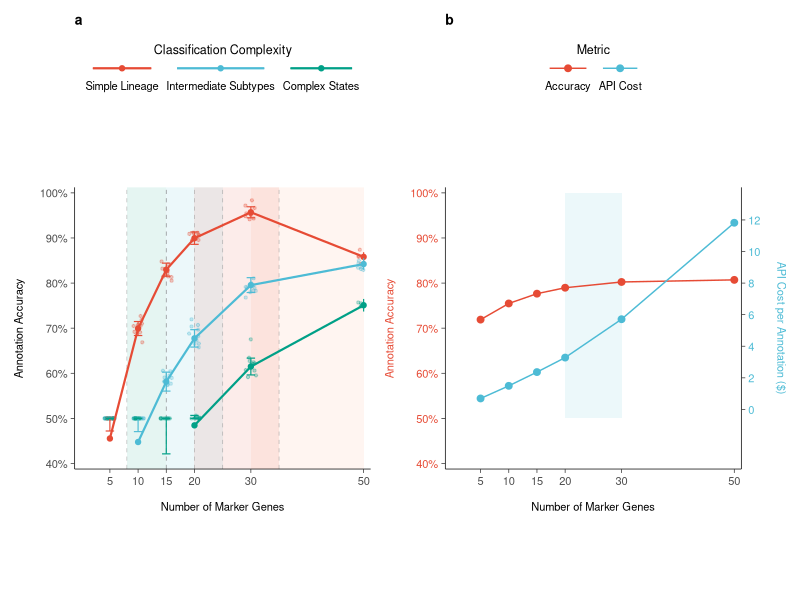
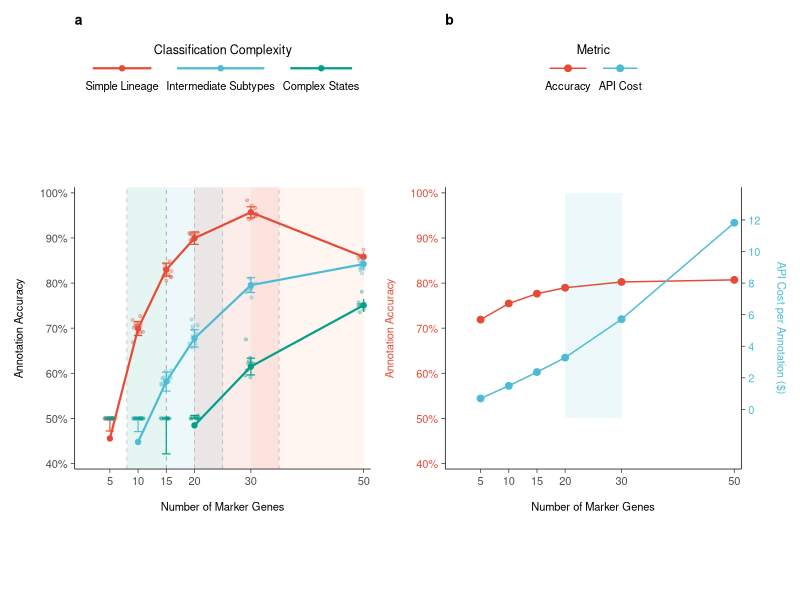
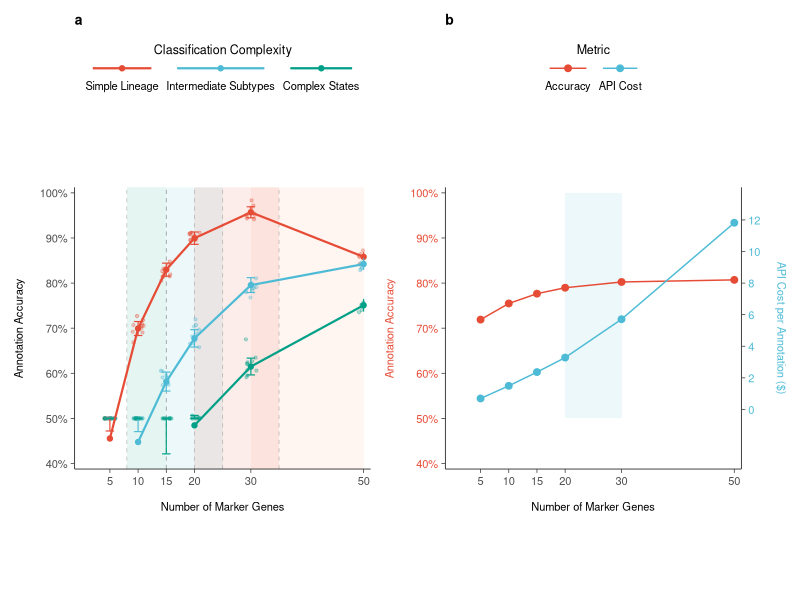

R code for these plots, in order:
library(ggplot2)
library(dplyr)
library(tidyr)
library(patchwork)
library(scales)
library(gridExtra)

# Set theme for Nature Methods style
theme_nature <- function() {
  theme_classic() +
    theme(
      axis.title = element_text(size = 7),
      axis.text = element_text(size = 6),
      axis.line = element_line(linewidth = 0.25),
      axis.ticks = element_line(linewidth = 0.25),
      axis.ticks.length = unit(0.1, "cm"),
      plot.margin = margin(t = 10, r = 10, b = 10, l = 10),
      plot.title = element_text(size = 8, face = "bold"),
      legend.title = element_text(size = 7),
      legend.text = element_text(size = 6),
      legend.key.size = unit(0.4, "cm"),
      strip.text = element_text(size = 7),
      strip.background = element_blank()
    )
}

# Generate data for Plot a
marker_counts <- c(5, 10, 15, 20, 30, 50)  # 调整为更实际的范围
set.seed(42)
n_replicates <- 10  # 每个条件的重复次数

complexity_data <- expand.grid(
  marker_count = marker_counts,
  complexity = c("Simple Lineage", "Intermediate Subtypes", "Complex States")
) %>%
  mutate(
    base_accuracy = case_when(
      complexity == "Simple Lineage" ~ 0.98,
      complexity == "Intermediate Subtypes" ~ 0.92,
      complexity == "Complex States" ~ 0.88
    ),
    # 调整衰减函数，在30-50个marker时表现出平台期或轻微下降
    accuracy = pmin(
      base_accuracy * (1 - exp(-marker_count/case_when(
        complexity == "Simple Lineage" ~ 8,      # 快速达到饱和
        complexity == "Intermediate Subtypes" ~ 15,
        complexity == "Complex States" ~ 25
      ))) - case_when(  # 添加高marker数量时的性能惩罚
        complexity == "Simple Lineage" ~ 0.0003 * pmax(marker_count - 30, 0)^2,
        complexity == "Intermediate Subtypes" ~ 0.0002 * pmax(marker_count - 35, 0)^2,
        complexity == "Complex States" ~ 0.0001 * pmax(marker_count - 40, 0)^2
      ),
      case_when(
        complexity == "Simple Lineage" ~ 0.99,
        complexity == "Intermediate Subtypes" ~ 0.95,
        complexity == "Complex States" ~ 0.93
      )
    ) * 100
  )

# Add error bars data with varying confidence intervals
complexity_data <- complexity_data %>%
  group_by(marker_count, complexity) %>%
  mutate(
    sd = case_when(
      complexity == "Simple Lineage" ~ 1.0,      # 减小简单谱系的置信区间
      complexity == "Intermediate Subtypes" ~ 2.0,
      complexity == "Complex States" ~ 2.5
    ) * exp(-marker_count/35) + 0.8,  # 调整基础误差和衰减率
    lower = pmax(accuracy - sd, 50),
    upper = pmin(accuracy + sd, 100)
  )

# Generate individual data points for each condition (simulated replicates)
set.seed(123)
individual_data <- complexity_data %>%
  rowwise() %>%
  do({
    row <- .
    data.frame(
      marker_count = row$marker_count,
      complexity = row$complexity,
      accuracy_individual = rnorm(n_replicates, mean = row$accuracy, sd = row$sd)
    )
  }) %>%
  ungroup() %>%
  mutate(accuracy_individual = pmax(pmin(accuracy_individual, 100), 50))

# 更新最优区间范围
optimal_ranges <- data.frame(
  complexity = c("Simple Lineage", "Intermediate Subtypes", "Complex States"),
  xmin = c(8, 15, 20),    # 调整最小值
  xmax = c(15, 25, 35)    # 调整最大值，避免延伸到高marker区域
)

# Create warning zone data for plot a
warning_zone <- data.frame(
  xmin = 30,
  xmax = 50,
  ymin = -Inf,
  ymax = Inf
)

# 设置共同的主题
common_theme <- theme_classic() +
  theme(
    # 标题
    plot.title = element_text(size = 10, face = "bold", margin = margin(b = 10, unit = "pt")),
    # x轴
    axis.text.x = element_text(size = 8),
    axis.title.x = element_text(size = 8, margin = margin(t = 10, unit = "pt")),
    # y轴
    axis.text.y = element_text(size = 8),
    axis.title.y = element_text(size = 8, margin = margin(r = 10, unit = "pt")),
    axis.text.y.right = element_text(size = 8),
    axis.title.y.right = element_text(size = 8, margin = margin(l = 10, unit = "pt")),
    # 图例
    legend.position = "top",
    legend.title = element_text(size = 9),
    legend.text = element_text(size = 8),
    legend.key.size = unit(0.5, "lines"),
    legend.key.width = unit(1.0, "lines"),
    legend.spacing.x = unit(0.2, "cm"),
    legend.margin = margin(0, 0, 5, 0, unit = "pt"),
    legend.box.margin = margin(0, 0, 0, 0, unit = "pt"),
    # 线条
    axis.line = element_line(linewidth = 0.25),
    axis.ticks = element_line(linewidth = 0.25),
    axis.ticks.length = unit(0.1, "cm"),
    # 整体边距
    plot.margin = margin(t = 5, r = 5, b = 5, l = 5, unit = "pt")
  )

# Plot a with optimal ranges highlighted and reference lines
p1 <- ggplot() +
  # Add warning zone for high marker counts
  geom_rect(data = warning_zone,
            aes(xmin = xmin, xmax = xmax,
                ymin = ymin, ymax = ymax),
            fill = "#FFA07A", alpha = 0.1) +  # 使用浅橙色作为警告色
  # Add optimal range rectangles
  geom_rect(data = optimal_ranges,
            aes(xmin = xmin, xmax = xmax,
                ymin = -Inf, ymax = Inf,
                fill = complexity),
            alpha = 0.1) +
  # Add vertical reference lines at optimal boundaries
  geom_vline(data = optimal_ranges,
             aes(xintercept = xmin),
             linetype = "dashed", color = "gray50", linewidth = 0.25, alpha = 0.5) +
  geom_vline(data = optimal_ranges,
             aes(xintercept = xmax),
             linetype = "dashed", color = "gray50", linewidth = 0.25, alpha = 0.5) +
  # Add individual data points (jittered)
  geom_jitter(data = individual_data,
              aes(x = marker_count, y = accuracy_individual, color = complexity),
              width = 1.0, size = 0.8, alpha = 0.3) +
  geom_line(data = complexity_data,
            aes(x = marker_count, y = accuracy, color = complexity),
            linewidth = 0.75) +
  geom_point(data = complexity_data,
             aes(x = marker_count, y = accuracy, color = complexity),
             size = 1.5) +
  geom_errorbar(data = complexity_data,
                aes(x = marker_count,
                    ymin = lower, ymax = upper,
                    color = complexity),
                width = 1.5, linewidth = 0.4) +
  scale_color_manual(
    values = c("#E64B35", "#4DBBD5", "#00A087"),
    name = "Classification Complexity",
    guide = guide_legend(
      nrow = 1,
      byrow = TRUE,
      keyheight = unit(0.5, "lines"),
      keywidth = unit(1.0, "lines"),
      title.position = "top",
      title.hjust = 0.5,
      label.position = "bottom"
    )
  ) +
  scale_fill_manual(
    values = c("#E64B35", "#4DBBD5", "#00A087"),
    guide = "none"
  ) +
  scale_x_continuous(
    breaks = marker_counts,
    expand = c(0.02, 0.25),  # 增加右侧扩展空间
    limits = c(0, 50)  # 限制在50
  ) +
  scale_y_continuous(
    limits = c(40, 100),  # 调整到100
    breaks = seq(40, 100, 10),
    labels = function(x) paste0(x, "%"),
    expand = c(0.02, 0.02)
  ) +
  coord_fixed(ratio = (100-50)/(50-0) * 0.8) +  # 调整比例以适应扩展空间
  labs(
    title = "a",
    x = "Number of Marker Genes",
    y = "Annotation Accuracy"
  ) +
  theme_nature() +
  common_theme +
  theme(legend.position = "none")

# Generate data for Plot b with improved metrics
efficiency_data <- data.frame(
  marker_count = marker_counts
) %>%
  mutate(
    # 准确率曲线 - 考虑高marker数量的性能下降
    raw_accuracy = 66 + 15 * (1 - exp(-marker_count/10)) - 0.0003 * pmax(marker_count - 25, 0)^2,
    accuracy = pmin(raw_accuracy, 100),

    # API成本曲线 - 基于实际token计算
    base_cost_per_marker = 0.000831,  # 平均每个marker的基础成本
    tokens_per_marker = 150,  # 每个marker平均使用的tokens（输入+输出）
    deliberation_factor = 1 + 0.5 * (1 - exp(-marker_count/20)),  # 增加讨论轮数的影响
    complexity_factor = 1 + 0.3 * pmax(marker_count - 20, 0)/30,  # 高marker数量时的复杂度因子
    raw_cost = base_cost_per_marker * marker_count * tokens_per_marker * deliberation_factor * complexity_factor,
    cost = raw_cost,

    # 共识度 - 在高marker数量时显著下降
    raw_consensus = 0.65 + 0.3 * (1 - exp(-marker_count/18)) - 0.0006 * pmax(marker_count - 30, 0)^2,
    consensus = pmin(pmax(raw_consensus, 0.5), 0.95),

    # 讨论轮数 - 在高marker数量时增加更快
    rounds = pmax(2.8 - 1.5 * (1 - exp(-marker_count/12)) + 0.02 * pmax(marker_count - 25, 0), 1)
  )

# 打印成本数据看看
print("API Cost values:")
print(efficiency_data %>% select(marker_count, cost))

# 计算成本的映射范围，确保在y轴范围内
mapped_accuracy <- 50 + (efficiency_data$cost - min(efficiency_data$cost)) /
                  (max(efficiency_data$cost) - min(efficiency_data$cost)) * 50  # 映射到50-100的范围

# 添加映射后的准确率到数据框
efficiency_data$mapped_cost <- mapped_accuracy

# Add confidence intervals for accuracy with increasing uncertainty at higher marker counts
efficiency_data <- efficiency_data %>%
  mutate(
    accuracy_sd = (1.2 * exp(-marker_count/30) + 0.6) * (1 + 0.02 * pmax(marker_count - 30, 0)),  # 减小置信区间
    accuracy_lower = pmax(accuracy - accuracy_sd, 50),
    accuracy_upper = pmin(accuracy + accuracy_sd, 100)
  )

# Plot b with dual y-axis and confidence intervals
p2 <- ggplot(efficiency_data) +
  # 添加阴影区域
  annotate("rect",
           xmin = 20, xmax = 30,
           ymin = 50, ymax = 100,
           alpha = 0.1,
           fill = "#4DBBD5") +  # 使用中等复杂度的蓝色
  # 准确率线和点
  geom_line(aes(x = marker_count,
                y = accuracy,
                color = "Accuracy"),
            linewidth = 0.5) +
  geom_point(aes(x = marker_count,
                 y = accuracy,
                 color = "Accuracy"),
             size = 2) +
  # API成本线和点
  geom_line(aes(x = marker_count,
                y = cost * 3.5 + 52,
                color = "API Cost"),
            linewidth = 0.5) +
  geom_point(aes(x = marker_count,
                 y = cost * 3.5 + 52,
                 color = "API Cost"),
             size = 2) +
  # 添加图例
  scale_color_manual(
    values = c("Accuracy" = "#E64B35", "API Cost" = "#4DBBD5"),
    name = "Metric",
    guide = guide_legend(
      nrow = 1,
      byrow = TRUE,
      keyheight = unit(0.5, "lines"),
      keywidth = unit(1.0, "lines"),
      title.position = "top",
      title.hjust = 0.5,
      label.position = "bottom"
    )
  ) +
  scale_x_continuous(
    breaks = marker_counts,
    expand = c(0.02, 0.25),  # 增加右侧扩展空间
    limits = c(0, 50)  # 限制在50
  ) +
  scale_y_continuous(
    name = "Annotation Accuracy",
    labels = function(x) paste0(x, "%"),
    limits = c(40, 100),  # 调整到100
    breaks = seq(40, 100, 10),
    expand = c(0.02, 0.02),
    sec.axis = sec_axis(
      ~ (. - 52)/3.5,
      name = "API Cost per Annotation ($)",
      breaks = seq(0, 12, 2)
    )
  ) +
  coord_fixed(ratio = (100-50)/(50-0) * 0.8) +  # 调整比例以适应扩展空间
  labs(
    title = "b",
    x = "Number of Marker Genes"
  ) +
  common_theme +
  theme(
    axis.text.y.right = element_text(size = 8, color = "#4DBBD5"),
    axis.title.y.right = element_text(size = 8, margin = margin(l = 10, unit = "pt"), color = "#4DBBD5"),
    axis.text.y.left = element_text(size = 8, color = "#E64B35"),
    axis.title.y.left = element_text(size = 8, margin = margin(r = 10, unit = "pt"), color = "#E64B35")
  )

# 设置图形尺寸和布局
plot_width <- 6.5
plot_height <- 3.0

# 创建最终的组合图
final_plot <- p1 + p2 +
  plot_layout(
    widths = c(1, 1),
    nrow = 1,
    byrow = TRUE
  ) &
  theme(
    legend.position = "top",
    legend.box = "horizontal",
    legend.justification = "center",
    legend.margin = margin(0, 0, 5, 0),
    plot.margin = margin(t = 5, r = 5, b = 5, l = 5)
  )

# 保存图形
ggsave("manuscript/figures/supplementary_figure6.pdf",
       final_plot,
       width = plot_width,
       height = plot_height,
       units = "in",
       limitsize = FALSE)

# 同时保存PNG版本
ggsave("manuscript/figures/supplementary_figure6.png",
       final_plot,
       width = plot_width,
       height = plot_height,
       units = "in",
       dpi = 300,
       limitsize = FALSE)

# 显示图形
print(final_plot)
